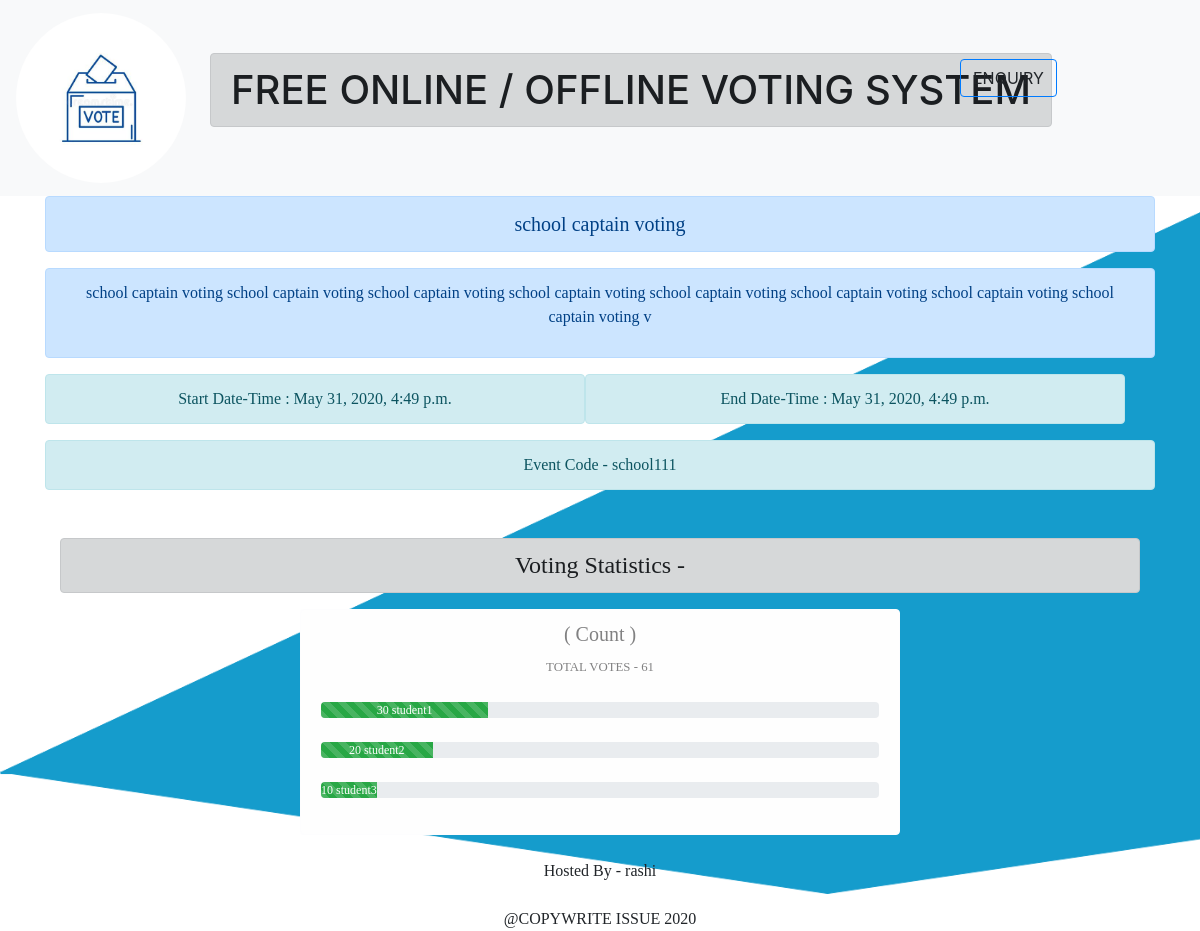
/event_page/school111/, run on the app's committed database.
### voting_app/models.py (models this page shows)
class Events(models.Model):
    event_name = models.CharField(max_length=200)
    event_code = models.CharField(max_length=20)
    referal_code = models.CharField(max_length=20)
    hosted_by = models.ForeignKey(User, default=1, on_delete=models.CASCADE)
    event_description = models.TextField()
    event_status = models.IntegerField(default=0)
    starting_date = models.DateTimeField(default=None)
    ending_date = models.DateTimeField(default=None)

class Options(models.Model):
    option_name = models.CharField(max_length=100)
    count = models.IntegerField(default=0)
    event_code = models.CharField(max_length=200)

### voting_app/views.py (the view, shortened to what this page needs)
# urls.py: path('event_page/<event_code>/', views.event_page, name='event_page'),
def event_page(request, event_code):
    msg_flag = 0
    already_flag = 0
    event = Events.objects.get(event_code=event_code)
    options = Options.objects.filter(event_code=event_code)
    total_count = 1
    percs = []
    for option in options:
        total_count += option.count
    for option in options:
        per = (option.count*100) / total_count
        percs.append(per)
    max_vote = 0
    winner = ''
    for option in options:
        if option.count > max_vote:
            max_vote = option.count
            winner = option.option_name
    return render(request, 'voting_app/event_page.html', {'event_code': event_code, 'event': event, 'total_count': total_count, 'options': options, 'percs': percs, 'winner': winner, 'msg_flag': msg_flag, 'already_flag': already_flag})

### voting_app/templates/voting_app/event_page.html (shortened to what this page needs)
{% load static %}
<!DOCTYPE html>
<html lang="en">
<head>
    <link rel="stylesheet" href="{% static 'voting_app/css/bootstrap.min.css' %}">
</head>
<body>
    <nav class="navbar navbar-expand-lg transparent navbar-light bg-light" style="background: transparent;">
        <a class="navbar-brand mt-0" href="{% url 'index' %}"><img src="{% static 'voting_app/images/vote2.jpg' %}" width=170 alt="" style='border-radius:100px;'></a>
        <div class="" id="navbarSupportedContent">
          <ul class="navbar-nav mr-auto">
            <li class="nav-item active">
              <a class="nav-link" href="{% url 'index' %}"><h1 class="alert alert-dark">FREE ONLINE / OFFLINE VOTING SYSTEM</h1></a>
            </li>
            <li class="nav-item active">
                <a onclick="display()" id="toggler" role="button" class='btn btn-outline-primary' style='position:absolute;left:80%;top:30%;'>ENQUIRY</a>
            </li>
        </ul>
        </div>
    </nav>
    <div id='details' class="container" style="font-family:verdana;">
        <div class="container alert alert-primary  text-center" style='font-size:20px;'>{{event.event_name}}</div>
        <div class="container text-center alert alert-primary">
            <p>{{event.event_description}}</p>
        </div>
        <div class="container row ">
            <div class="col-sm-6 alert alert-info text-center ">Start Date-Time : {{event.starting_date}}</div>
            <div class="col-sm-6 alert alert-info text-center ">End Date-Time : {{event.ending_date}}</div>
        </div>
        <div class="container text-center alert alert-info">Event Code - {{event_code}}</div>
        <div class="container mt-5 text-center">
            <h4 class="alert alert-dark">Voting Statistics - </h4>
            <div class="container mb-4 alert alert-light" style='width:600px;'>
                <h5 class='title'>( Count )</h5>
                <small>TOTAL VOTES - {{total_count}}</small>
            {% for option in options %}
                <div class="progress mt-4 mb-4">
                    <div class="progress-bar bg-success progress-bar-striped active" role="progressbar" style='width:{{option.count}}%;'>{{option.count}} {{option.option_name}}</div>
                </div>
            {% endfor %}
            </div>
        <div class="container transparent mb-5">Hosted By - {{event.hosted_by}}</div>
    </div>
    <footer class="footer text-center fixed-bottom">
        @COPYWRITE ISSUE 2020
    </footer>
</body>
</html>

### data on the page
Events: event_name "school captain voting", event_description "school captain voting school captain voting school captain voting school captain voting school captain voting school captain voting school captain voting school captain voting v", starting_date "May 31, 2020, 4:49 p.m.", ending_date "May 31, 2020, 4:49 p.m.", hosted_by "rashi"
Options: count "30", option_name "student1"
Options: count "20", option_name "student2"
Options: count "10", option_name "student3"

### other printed values
{{ event_code }} "school111"
{{ total_count }} "61"
